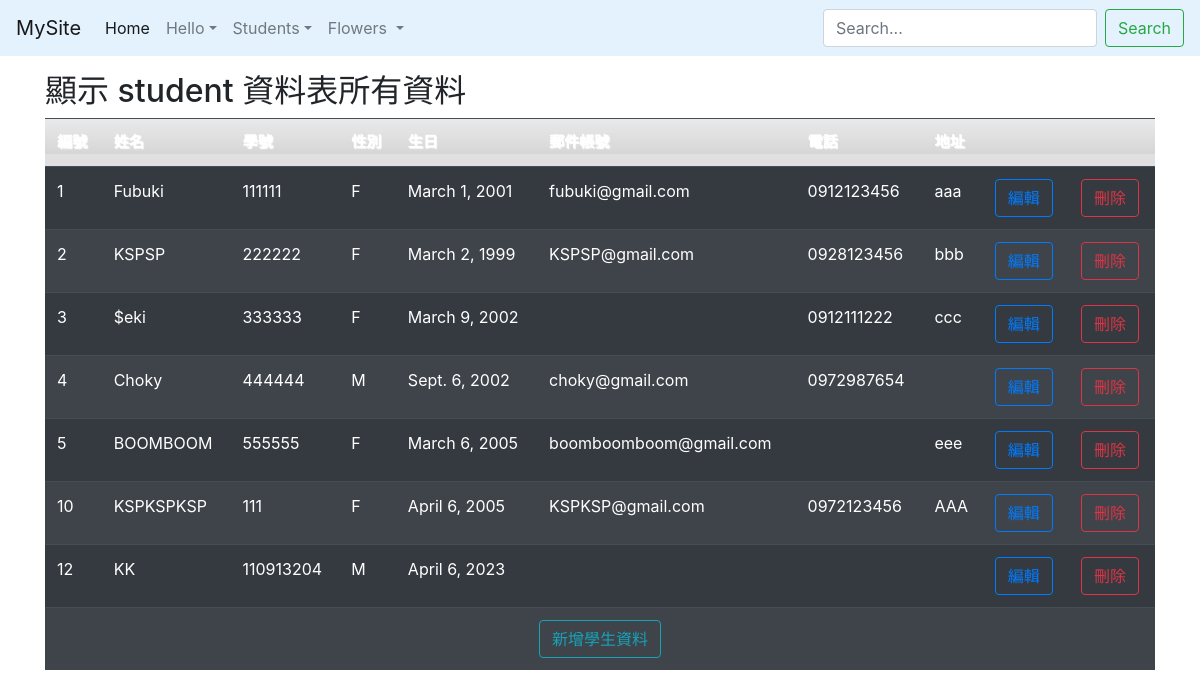
/listall/, run on the app's committed database.
### students/models.py (models this page shows, shortened)
class student(models.Model):
	stdName = models.CharField(max_length = 50, null = False)
	stdID = models.CharField(max_length = 10, null = False)
	stdSex = models.CharField(max_length = 2, default = "M", null = False)
	stdBirth = models.DateField(null = False)
	stdEmail = models.EmailField(max_length = 100, blank = True, default = "")
	stdPhone = models.CharField(max_length = 20, blank = True, default = "")
	stdAddress = models.CharField(max_length = 255, blank = True, default = "")

### students/views.py (the view)
# urls.py: path('listall/', listall),
def listall(request):
    allStudents = student.objects.all().order_by('id')  #讀取資料表, 依 id 遞增排序
    return render(request, "listall.html", locals())

### templates/listall.html (shortened to what this page needs)
{% extends "base.html" %}
{% block content %}
<br><br><br>
	<h2>顯示 student 資料表所有資料</h2>
	<table class="table table-striped table-dark">
		<th>編號</th><th>姓名</th><th>學號</th><th>性別</th>
		<th>生日</th><th>郵件帳號</th><th>電話</th><th>地址</th>
		<th></th><th></th>
		{% for student in allStudents %}
			<tr>
				<td>{{ student.id }} </td>
				<td>{{ student.stdName }} </td>
				<td>{{ student.stdID }} </td>
				<td>{{ student.stdSex}} </td>
				<td>{{ student.stdBirth }} </td>
				<td>{{ student.stdEmail }} </td>
				<td>{{ student.stdPhone}} </td>
				<td>{{ student.stdAddress }} </td>
				<td><a href="/edit/{{ student.stdID }}" button type="button" class="btn btn-outline-primary">編輯</a></td>
				<td><a href="/delete/{{ student.stdID }}" button type="button" class="btn btn-outline-danger">刪除</a></td>
			</tr>
		{% endfor %}
		<td colspan="10" align="center"><a href="/post1/" button type="button" class="btn btn-outline-info">新增學生資料</a></td>
	</table>
{% endblock %}

### templates/base.html (shortened to what this page needs)
<!DOCTYPE html>
<html lang="en">
<head>
    <link rel="stylesheet" href="style.css">
    <link rel="stylesheet" href="https://cdn.jsdelivr.net/npm/bootstrap@4.6.2/dist/css/bootstrap.min.css">
</head>
<body>
    <nav class="navbar navbar-expand-md navbar-light fixed-top" style="background-color: #e3f2fd;">
        <a class="navbar-brand" href="/">MySite</a>
        <div class="collapse navbar-collapse" id="navbarsExampleDefault">
            <ul class="navbar-nav mr-auto">
                <li class="nav-item active">
                    <a class="nav-link" href="/">Home <span class="sr-only">(current)</span></a>
                </li>
                <li class="nav-item dropdown">
                    <a class="nav-link dropdown-toggle" href="#" role="button" data-toggle="dropdown" aria-expanded="false">Hello</a>
                </li>
                <li class="nav-item dropdown">
                    <a class="nav-link dropdown-toggle" href="#" role="button" data-toggle="dropdown" aria-expanded="false">Students</a>
                </li>
                <li class="nav-item dropdown">
                    <a class="nav-link dropdown-toggle" href="#" role="button" data-toggle="dropdown" ariaexpanded="false">
                    Flowers
                    </a>
                </li>
            </ul>
        </div>
        <form action="/flower/" method="get" class="form-inline mt-2 mt-md-0">
                <input id="q" name="q" value="{{ request.GET.q }}" class="form-control mr-sm-2" type="text" placeholder="Search..." aria-label="Search">
                <button class="btn btn-outline-success my-2 my-sm-0" type="submit">Search</button>
        </form>
    </nav>
    <main role="main" class="container">
        <div id="content">
            {% block content %}{% endblock %}
        </div>
    </main>
</body>
</html>

### static/style.css (style rules this page uses)
html, body { height: 100%; }
body { height: 100%; font-family: Arial, Helvetica, sans-serif; font-size: 13px; margin: 0; padding: 0; background:#eaeaea }
ul, li { list-style: none; padding: 0; margin: 0; }
h1, h2, h3, h4, h5 { padding: 0; margin: 0; }
table { border-collapse: collapse; }
th,td { padding: 8px; }
th { background: #E0E0E0 url(images/bg_th.png) repeat-x top; text-shadow: 1px 1px 1px #fff; font-size: 15px; }
table tr td a { text-decoration: none; font-weight: bold; color: #06F; }

### data on the page
student: id "1", stdName "Fubuki", stdID "111111", stdSex "F", stdBirth "March 1, 2001", stdEmail "fubuki@gmail.com", stdPhone "0912123456", stdAddress "aaa"
student: id "2", stdName "KSPSP", stdID "222222", stdSex "F", stdBirth "March 2, 1999", stdEmail "KSPSP@gmail.com", stdPhone "0928123456", stdAddress "bbb"
student: id "3", stdName "$eki", stdID "333333", stdSex "F", stdBirth "March 9, 2002", stdPhone "0912111222", stdAddress "ccc"
student: id "4", stdName "Choky", stdID "444444", stdSex "M", stdBirth "Sept. 6, 2002", stdEmail "choky@gmail.com", stdPhone "0972987654"
student: id "5", stdName "BOOMBOOM", stdID "555555", stdSex "F", stdBirth "March 6, 2005", stdEmail "boomboomboom@gmail.com", stdAddress "eee"
student: id "10", stdName "KSPKSPKSP", stdID "111", stdSex "F", stdBirth "April 6, 2005", stdEmail "KSPKSP@gmail.com", stdPhone "0972123456", stdAddress "AAA"
student: id "12", stdName "KK", stdID "110913204", stdSex "M", stdBirth "April 6, 2023"
